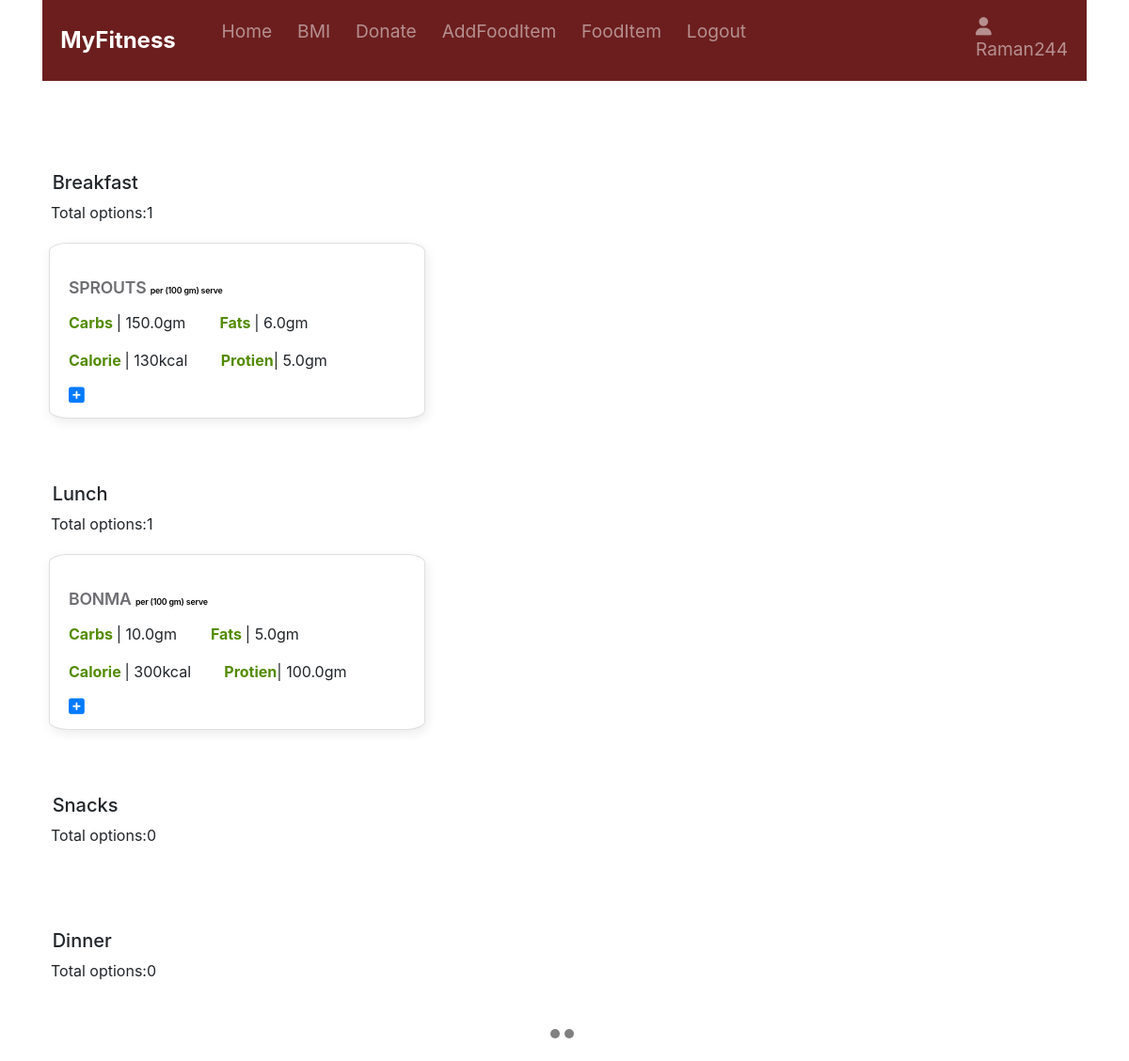
/product/ (signed in), run on an earlier commit of the app's database.
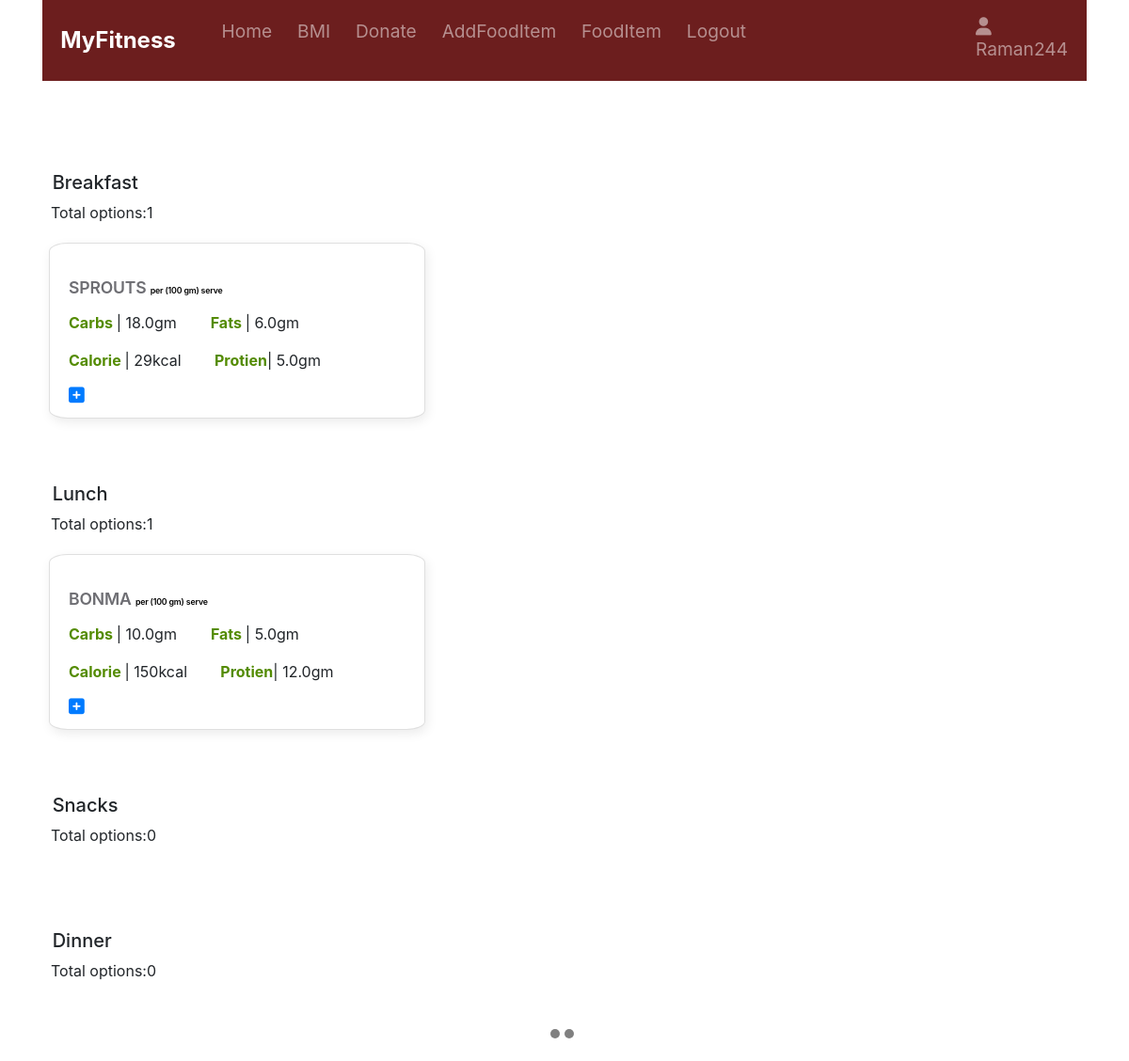
And on a later commit of the database.
### Calorie/models.py (models this page shows, shortened)
class Food(models.Model):
    name = models.CharField(max_length=100)
    category = models.ManyToManyField(Category)
    carbs = models.FloatField()
    protein = models.FloatField()
    fats = models.FloatField()
    calories = models.IntegerField()

### Calorie/views.py (the view)
# urls.py: path('product/',views.fooditem,name='fooditem'),
@login_required(login_url='login')
def fooditem(request):
    breakfast=Category.objects.filter(name='breakfast')[0].food_set.all()
    bcnt=breakfast.count()
    lunch=Category.objects.filter(name='lunch')[0].food_set.all()
    lcnt=lunch.count()
    dinner=Category.objects.filter(name='dinner')[0].food_set.all()
    dcnt=dinner.count()
    snacks=Category.objects.filter(name='snacks')[0].food_set.all()
    scnt=snacks.count()
    context={'breakfast':breakfast,
              'bcnt':bcnt,
              'lcnt':lcnt,
              'scnt':scnt,
              'dcnt':dcnt,
              'lunch':lunch,
              'dinner':dinner,
              'snacks':snacks,
            }
    return render(request,'fooditem.html',context)

### templates/fooditem.html (shortened to what this page needs)
{% extends 'base.html' %}
{% load static%}
{% block content %}
    <div class="flex-box-row">
        <br>
        <br>
        <h5 id="heading">&nbsp; Breakfast</h5>
        <h7>&nbsp;&nbsp;Total options:{{bcnt}}</h7>
        </div>
<div class="carousel">
               {% for food in breakfast %}
               <div class="card">
                <div class="content">
                  <h2 style="font-size:110%">{{food.name}} <span style =" color:black; text-transform:lowercase;font-size:50% ">  per (100 gm) serve </span></h2>
                  <p> <span style =" color:#538b01; font-weight:bold;text-transform:capitalize; "> Carbs </span> | {{food.carbs}}gm&nbsp;&nbsp;&nbsp;&nbsp;&nbsp;&nbsp;&nbsp; <span style =" color:#538b01; font-weight:bold; text-transform:capitalize; "> Fats </span>| {{food.fats}}gm</p>
                  <p><span style =" color:#538b01; font-weight:bold; text-transform:capitalize;"> Calorie </span>| {{food.calories}}kcal &nbsp;&nbsp;&nbsp;&nbsp;&nbsp;&nbsp;<span style =" color:#538b01; font-weight:bold;text-transform:capitalize; ">  Protien</span>| {{food.protein}}gm</p>
                  <a class="link" href="{% url "additem" id=food.id%}">
                      <i class="fa fa-plus-square" aria-hidden="true"style ="font-size:120%"></i>
                    </a>
                </div>
              </div>
                {% endfor %}
                </div>
<div class="flex-box-row">
    <br>
    <br>
    <h5 id="heading">&nbsp;&nbsp;Lunch</h5>
    <h7>&nbsp;&nbsp;Total options:{{lcnt}}</h7>
    </div>
<div class="carousel">
           {% for food in lunch %}
           <div class="card">
            <div class="content">
              <h2 style="font-size:110%">{{food.name}} <span style =" color:black; text-transform:lowercase;font-size:50% ">  per (100 gm) serve </span></h2>
              <p> <span style =" color:#538b01; font-weight:bold;text-transform:capitalize; "> Carbs </span> | {{food.carbs}}gm&nbsp;&nbsp;&nbsp;&nbsp;&nbsp;&nbsp;&nbsp; <span style =" color:#538b01; font-weight:bold; text-transform:capitalize; "> Fats </span>| {{food.fats}}gm</p>
              <p><span style =" color:#538b01; font-weight:bold; text-transform:capitalize;"> Calorie </span>| {{food.calories}}kcal &nbsp;&nbsp;&nbsp;&nbsp;&nbsp;&nbsp;<span style =" color:#538b01; font-weight:bold;text-transform:capitalize; ">  Protien</span>| {{food.protein}}gm</p>
              <a class="link" href="{% url "additem" id=food.id%}">
                  <i class="fa fa-plus-square" aria-hidden="true"style ="font-size:120%"></i>
                </a>
            </div>
          </div>
            {% endfor %}
            </div>
   <div class="flex-box-row">
        <br>
        <br>
        <h5 id="heading">&nbsp;&nbsp;Snacks</h5>
        <h7>&nbsp;&nbsp;Total options:{{scnt}}</h7>
        </div>
<div class="carousel">
                </div>
<div class="flex-box-row">
    <br>
    <br>
    <h5 id="heading">&nbsp;&nbsp;Dinner</h5>
    <h7>&nbsp;&nbsp;Total options:{{dcnt}}</h7>
    </div>
<div class="carousel">
            </div>
            <div class="dots">
            </div>
<br>
{% endblock %}

### templates/base.html (shortened to what this page needs)
<html>
<head>
    <link rel="stylesheet" href="https://maxcdn.bootstrapcdn.com/bootstrap/4.0.0/css/bootstrap.min.css"
>
        <link rel="stylesheet" href="https://cdnjs.cloudflare.com/ajax/libs/font-awesome/4.7.0/css/font-awesome.min.css">
</head>
<body>
     <div class="container">
        <nav class="navbar navbar-expand-lg navbar-dark" style="background-color: rgb(108, 30, 30);">
            <a class="navbar-brand" href="#">MyFitness</a>
            <div class="collapse navbar-collapse" id="navbarToggler8">
                <ul class="navbar-nav">
                    <li class="nav-item">
                        <a class="nav-link" href="{% url 'index' %}">Home</a>
                    </li>
                    <li class="nav-item">
                        <a class="nav-link" href="{% url 'bmi' %}">BMI</a>
                    </li>
                    <li class="nav-item">
                        <a class="nav-link" href="{% url 'pay' %}">Donate</a>
                    </li>
                    <li class="nav-item">
                        <a class="nav-link" href="{% url 'createfooditem' %}"> AddFoodItem </a>
                    </li>
                    <li class="nav-item">
                        <a class="nav-link" href="{% url 'fooditem' %}"> FoodItem </a>
                    </li>
                    {% if request.user.is_authenticated%}
                    <li class="nav-item" >
                        <a class="nav-link" href="{% url 'logout'%}">Logout</a>
                    </li>
                    {% endif%}
                    <span>&nbsp;&nbsp;&nbsp;&nbsp; &nbsp;&nbsp;&nbsp;&nbsp;</span>
                    <span>&nbsp;&nbsp;&nbsp;&nbsp; &nbsp;&nbsp;&nbsp;&nbsp;</span>
                    <span>&nbsp;&nbsp;&nbsp;&nbsp; &nbsp;&nbsp;&nbsp;&nbsp;</span>
                    <span>&nbsp;&nbsp;&nbsp;&nbsp; &nbsp;&nbsp;&nbsp;&nbsp;</span>
                    <span>&nbsp;&nbsp;&nbsp;&nbsp; &nbsp;&nbsp;&nbsp;&nbsp;</span>
                    <span>&nbsp;&nbsp;&nbsp;&nbsp; &nbsp;&nbsp;&nbsp;&nbsp;</span>
                    {% if request.user.is_authenticated%}
                    <li class="nav-item " style ="text-align:left" >
                      <a class="nav-link " href="{% url 'edit-profile' id=request.user.id %}">
                        <i class="fa fa-user">
                        </i>
                            {{ request.user.username }}
                      </a>
                    </li>
                    {% endif%}
                </ul>
            </div>
        </nav>
        <br><br>
        {% block content %}
        {% endblock  %}
</body>

What changed in the data, as far as the page shows it:
changed Food "SPROUTS": carbs "150.0" → "18.0"; calories "130" → "29"
changed Food "BONMA": calories "300" → "150"; protein "100.0" → "12.0"
